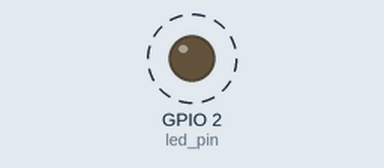
Simulated run of this sketch. Board: ESP32. On the bench: output pins drawn as LEDs (lit = HIGH). Dashed ring = blinking.

Above: at 0.5 s.
Timing chart, 0 to 4.6 s (numbered marks = the images above):
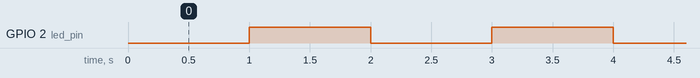

Measured:
- by itself, GPIO 2 (led_pin): alternates HIGH for 1.0 s and LOW for 1.0 s

The sketch:

Interrupt_test01.ino
```cpp
static const uint32_t timer_clock = 1000000;
static const uint64_t timer_max_count = 1000000;

static const int led_pin = 2;

static hw_timer_t *timer = NULL;

void IRAM_ATTR onTimer(){
  int pin_state = digitalRead(led_pin);
  digitalWrite(led_pin, !pin_state);
}

void setup() {
  pinMode(led_pin, OUTPUT);

  timer = timerBegin(timer_clock);

  timerAttachInterrupt(timer, &onTimer);

  timerAlarm(timer, timer_max_count, true, 0);
}

void loop() {
}
```
